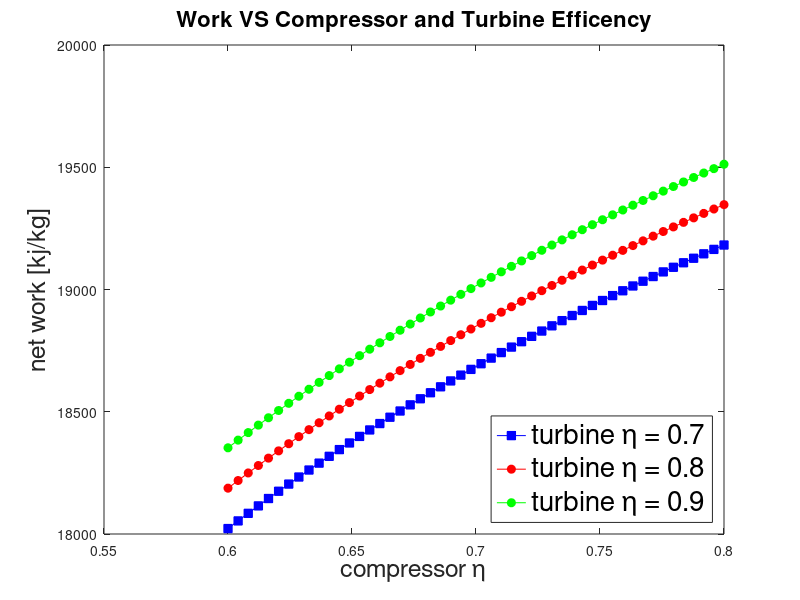

Source code (MATLAB):
clc; clear all;

R_air = 0.287;
m_dot_in_air = 10;
m_dot_out_air = m_dot_in_air; 
m_dot_air = m_dot_out_air;


m_dot_in_steam = 25;
m_dot_out_steam = m_dot_in_steam;
m_dot_steam = m_dot_out_steam;

T_1 = 295;
h_1 = 295.17; % (table A-22)
s_1 = 1.68515; % (table A-22)
p_1 = 98;

T_2 = 620;
h_2 = 628.07; % (table A-22)
h_2s = 573.48 % (from interpelation of table A-22)
s_2 = 2.44356; % (table A-22)
p_2 = 1000;

P_3 = 12500;
T_3 = 500;
h_3 = 3343.6; %From Table (from an online resource- compressed water and super heated steam table A-3)
s_3 = 6.4651; %From Table (from the same source as 3343.6, table A-3)

P_4 = 10;
x_4 = 0.92;
h_4s = 2048.7;


hf_2 = 191.81; %From Table (A-3 at 10 bar)
hfg_2 = 2392.1; %From Table (A-3 at 10 bar) 
h_4 = hf_2 + x_4*hfg_2; %quality of enthelpy
sf_2 = 0.6492; %From Table (A-3 at 10 bar) 
sfg_2 = 7.4996; %From Table (A-3 at 10 bar) 
s_4 = sf_2 + x_4*sfg_2; 


w_comp_in = m_dot_air*(h_2-h_1);
eta_comp = (h_2s-h_1)/(h_2-h_1)*100

w_twb_out = m_dot_in_steam*(h_3-h_4);
eta_twb = (w_twb_out/m_dot_steam)/(h_3-h_4s)*100

net_w_out = w_twb_out - w_comp_in; % ans for part a

s_gen_comp = m_dot_air*(s_2-s_1-R_air*reallog(p_1/p_2));
s_gen_twb = m_dot_steam*(s_4-s_3);

s_gen_total = s_gen_comp + s_gen_twb;


eta_comp_plot = linspace(.6,.8,50);
eta_twb_plot = linspace(.7,.95,50);

plot_twb = eta_twb_plot*(h_3-h_4s)*m_dot_steam;
plot_comp = (h_2s-h_1)./eta_comp_plot*m_dot_air;

plot_vals = plot_twb - plot_comp

plot_twb = [.7,.8,.9];
plot_twb = eta_twb_plot*(h_3-h_4s)*m_dot_steam;

plot_vals1 = plot_twb(1) - plot_comp;
plot_vals2 = plot_twb(2) - plot_comp;
plot_vals3 = plot_twb(3) - plot_comp;

figure()

plot(eta_comp_plot, plot_vals1,'b-s','MarkerFaceColor','b')
hold on
plot(eta_comp_plot, plot_vals2,'r-o','MarkerFaceColor','r')
plot(eta_comp_plot, plot_vals3,'g-o','MarkerFaceColor','g')
xlabel('compressor \eta','FontSize',18)
ylabel('net work [kj/kg]','FontSize',18)
title('Work VS Compressor and Turbine Efficency','FontSize',16)
legend('turbine \eta = 0.7','turbine \eta = 0.8','turbine \eta = 0.9','FontSize',20,'Location','southeast')


